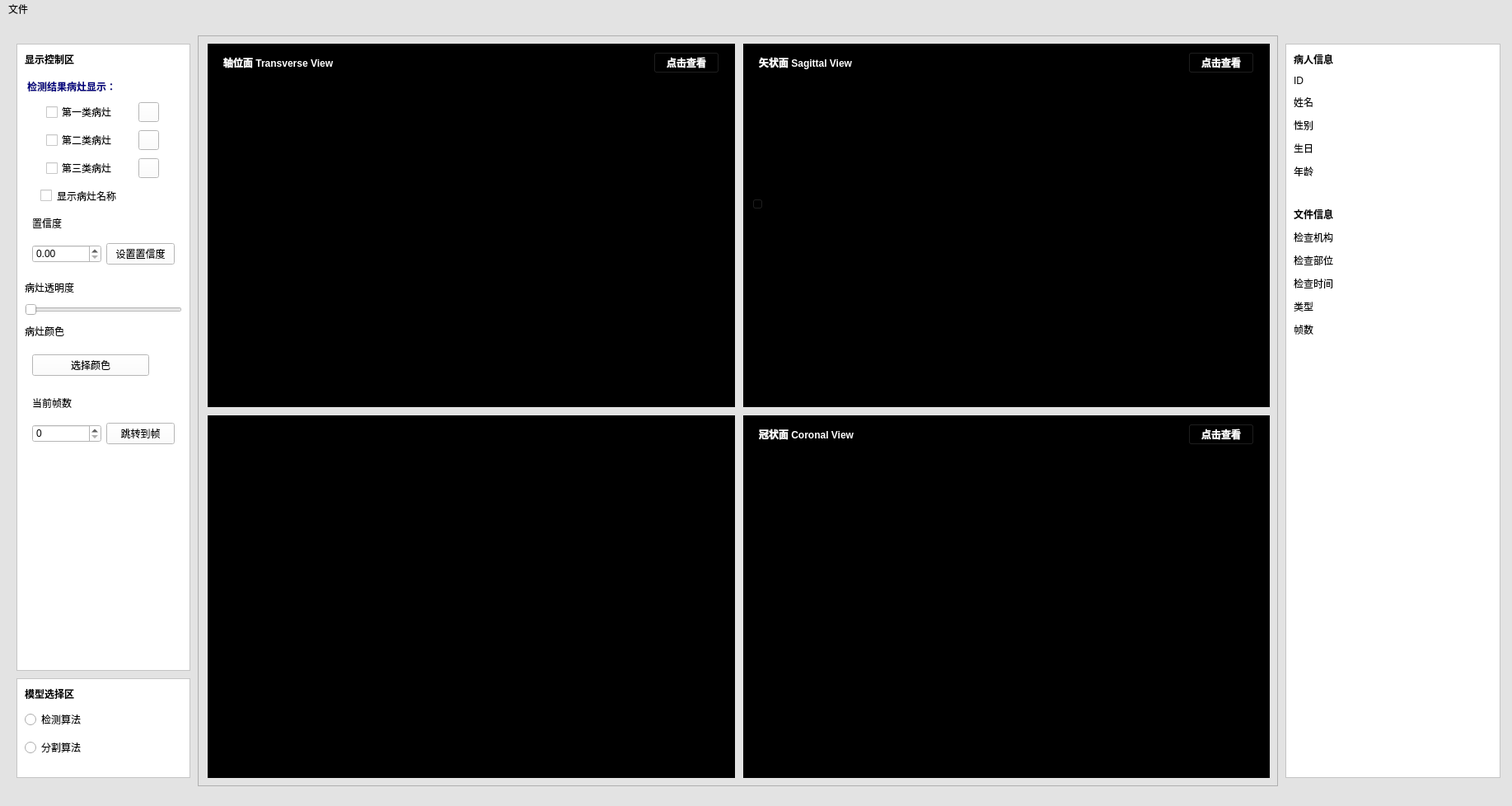
<?xml version="1.0" encoding="UTF-8"?>
<ui version="4.0">
 <class>MainWindow</class>
 <widget class="QMainWindow" name="MainWindow">
  <property name="geometry">
   <rect>
    <x>0</x>
    <y>0</y>
    <width>1835</width>
    <height>978</height>
   </rect>
  </property>
  <property name="sizePolicy">
   <sizepolicy hsizetype="Fixed" vsizetype="Maximum">
    <horstretch>0</horstretch>
    <verstretch>0</verstretch>
   </sizepolicy>
  </property>
  <property name="maximumSize">
   <size>
    <width>16777215</width>
    <height>16777215</height>
   </size>
  </property>
  <property name="baseSize">
   <size>
    <width>615</width>
    <height>0</height>
   </size>
  </property>
  <property name="windowTitle">
   <string>MainWindow</string>
  </property>
  <property name="toolTipDuration">
   <number>-5</number>
  </property>
  <property name="styleSheet">
   <string notr="true">background-color: rgb(227, 227, 227);</string>
  </property>
  <widget class="QWidget" name="centralwidget">
   <widget class="QFrame" name="showControl">
    <property name="geometry">
     <rect>
      <x>20</x>
      <y>30</y>
      <width>211</width>
      <height>761</height>
     </rect>
    </property>
    <property name="styleSheet">
     <string notr="true">background-color: rgb(255,255,255);</string>
    </property>
    <property name="frameShape">
     <enum>QFrame::StyledPanel</enum>
    </property>
    <property name="frameShadow">
     <enum>QFrame::Raised</enum>
    </property>
    <layout class="QVBoxLayout" name="verticalLayout">
     <property name="spacing">
      <number>10</number>
     </property>
     <item>
      <widget class="QLabel" name="label">
       <property name="styleSheet">
        <string notr="true">fontsize: 15px; font-weight: bold</string>
       </property>
       <property name="text">
        <string>显示控制区</string>
       </property>
      </widget>
     </item>
     <item>
      <widget class="QLabel" name="label_7">
       <property name="styleSheet">
        <string notr="true">font-weight: bold; color:rgb(0, 0, 127);margin-top:5px</string>
       </property>
       <property name="text">
        <string>检测结果病灶显示：</string>
       </property>
      </widget>
     </item>
     <item>
      <widget class="QWidget" name="firstControl" native="true">
       <layout class="QHBoxLayout" name="horizontalLayout_4">
        <property name="leftMargin">
         <number>5</number>
        </property>
        <property name="topMargin">
         <number>0</number>
        </property>
        <property name="rightMargin">
         <number>5</number>
        </property>
        <property name="bottomMargin">
         <number>0</number>
        </property>
        <item>
         <widget class="QCheckBox" name="checkBox">
          <property name="sizePolicy">
           <sizepolicy hsizetype="Maximum" vsizetype="Fixed">
            <horstretch>0</horstretch>
            <verstretch>0</verstretch>
           </sizepolicy>
          </property>
          <property name="text">
           <string>第一类病灶</string>
          </property>
         </widget>
        </item>
        <item>
         <widget class="QPushButton" name="firstColor">
          <property name="sizePolicy">
           <sizepolicy hsizetype="Maximum" vsizetype="Maximum">
            <horstretch>0</horstretch>
            <verstretch>0</verstretch>
           </sizepolicy>
          </property>
          <property name="minimumSize">
           <size>
            <width>25</width>
            <height>0</height>
           </size>
          </property>
          <property name="maximumSize">
           <size>
            <width>25</width>
            <height>25</height>
           </size>
          </property>
          <property name="baseSize">
           <size>
            <width>0</width>
            <height>0</height>
           </size>
          </property>
          <property name="text">
           <string/>
          </property>
         </widget>
        </item>
       </layout>
      </widget>
     </item>
     <item>
      <widget class="QWidget" name="secondControl" native="true">
       <layout class="QHBoxLayout" name="horizontalLayout_5">
        <property name="leftMargin">
         <number>5</number>
        </property>
        <property name="topMargin">
         <number>0</number>
        </property>
        <property name="rightMargin">
         <number>5</number>
        </property>
        <property name="bottomMargin">
         <number>0</number>
        </property>
        <item>
         <widget class="QCheckBox" name="checkBox_5">
          <property name="sizePolicy">
           <sizepolicy hsizetype="Maximum" vsizetype="Fixed">
            <horstretch>0</horstretch>
            <verstretch>0</verstretch>
           </sizepolicy>
          </property>
          <property name="text">
           <string>第二类病灶</string>
          </property>
         </widget>
        </item>
        <item>
         <widget class="QPushButton" name="secondColor">
          <property name="sizePolicy">
           <sizepolicy hsizetype="Maximum" vsizetype="Maximum">
            <horstretch>0</horstretch>
            <verstretch>0</verstretch>
           </sizepolicy>
          </property>
          <property name="minimumSize">
           <size>
            <width>25</width>
            <height>0</height>
           </size>
          </property>
          <property name="maximumSize">
           <size>
            <width>25</width>
            <height>25</height>
           </size>
          </property>
          <property name="baseSize">
           <size>
            <width>0</width>
            <height>0</height>
           </size>
          </property>
          <property name="text">
           <string/>
          </property>
         </widget>
        </item>
       </layout>
      </widget>
     </item>
     <item>
      <widget class="QWidget" name="thirdControl" native="true">
       <layout class="QHBoxLayout" name="horizontalLayout_6">
        <property name="leftMargin">
         <number>5</number>
        </property>
        <property name="topMargin">
         <number>0</number>
        </property>
        <property name="rightMargin">
         <number>5</number>
        </property>
        <property name="bottomMargin">
         <number>0</number>
        </property>
        <item>
         <widget class="QCheckBox" name="checkBox_6">
          <property name="sizePolicy">
           <sizepolicy hsizetype="Maximum" vsizetype="Fixed">
            <horstretch>0</horstretch>
            <verstretch>0</verstretch>
           </sizepolicy>
          </property>
          <property name="text">
           <string>第三类病灶</string>
          </property>
         </widget>
        </item>
        <item>
         <widget class="QPushButton" name="pushButton_5">
          <property name="sizePolicy">
           <sizepolicy hsizetype="Maximum" vsizetype="Maximum">
            <horstretch>0</horstretch>
            <verstretch>0</verstretch>
           </sizepolicy>
          </property>
          <property name="minimumSize">
           <size>
            <width>25</width>
            <height>0</height>
           </size>
          </property>
          <property name="maximumSize">
           <size>
            <width>25</width>
            <height>25</height>
           </size>
          </property>
          <property name="baseSize">
           <size>
            <width>0</width>
            <height>0</height>
           </size>
          </property>
          <property name="text">
           <string/>
          </property>
         </widget>
        </item>
       </layout>
      </widget>
     </item>
     <item>
      <widget class="QCheckBox" name="checkBox_2">
       <property name="styleSheet">
        <string notr="true">margin-left: 19px; margin-top: 2px</string>
       </property>
       <property name="text">
        <string>显示病灶名称</string>
       </property>
      </widget>
     </item>
     <item>
      <widget class="QWidget" name="widget_8" native="true">
       <layout class="QHBoxLayout" name="horizontalLayout_11">
        <property name="topMargin">
         <number>5</number>
        </property>
        <property name="bottomMargin">
         <number>5</number>
        </property>
        <item>
         <widget class="QLabel" name="label_9">
          <property name="text">
           <string>置信度</string>
          </property>
         </widget>
        </item>
        <item>
         <widget class="QLabel" name="ratio">
          <property name="text">
           <string/>
          </property>
         </widget>
        </item>
       </layout>
      </widget>
     </item>
     <item>
      <widget class="QWidget" name="widget_7" native="true">
       <layout class="QHBoxLayout" name="horizontalLayout_10">
        <property name="topMargin">
         <number>0</number>
        </property>
        <item>
         <widget class="QDoubleSpinBox" name="doubleSpinBox"/>
        </item>
        <item>
         <widget class="QPushButton" name="setRatio">
          <property name="text">
           <string>设置置信度</string>
          </property>
         </widget>
        </item>
       </layout>
      </widget>
     </item>
     <item>
      <widget class="QLabel" name="label_2">
       <property name="text">
        <string>病灶透明度</string>
       </property>
      </widget>
     </item>
     <item>
      <widget class="QSlider" name="horizontalSlider">
       <property name="orientation">
        <enum>Qt::Horizontal</enum>
       </property>
      </widget>
     </item>
     <item>
      <widget class="QLabel" name="label_3">
       <property name="text">
        <string>病灶颜色</string>
       </property>
      </widget>
     </item>
     <item>
      <widget class="QWidget" name="widget" native="true">
       <layout class="QHBoxLayout" name="horizontalLayout">
        <item>
         <widget class="QPushButton" name="colorPickerTrigger">
          <property name="sizePolicy">
           <sizepolicy hsizetype="Minimum" vsizetype="Fixed">
            <horstretch>0</horstretch>
            <verstretch>0</verstretch>
           </sizepolicy>
          </property>
          <property name="text">
           <string>选择颜色</string>
          </property>
         </widget>
        </item>
        <item>
         <widget class="QLabel" name="colorLabel">
          <property name="sizePolicy">
           <sizepolicy hsizetype="Maximum" vsizetype="Maximum">
            <horstretch>0</horstretch>
            <verstretch>0</verstretch>
           </sizepolicy>
          </property>
          <property name="minimumSize">
           <size>
            <width>25</width>
            <height>25</height>
           </size>
          </property>
          <property name="maximumSize">
           <size>
            <width>25</width>
            <height>25</height>
           </size>
          </property>
          <property name="text">
           <string/>
          </property>
         </widget>
        </item>
       </layout>
      </widget>
     </item>
     <item>
      <widget class="QWidget" name="widget_3" native="true">
       <layout class="QHBoxLayout" name="horizontalLayout_3">
        <property name="topMargin">
         <number>5</number>
        </property>
        <property name="bottomMargin">
         <number>5</number>
        </property>
        <item>
         <widget class="QLabel" name="label_4">
          <property name="text">
           <string>当前帧数</string>
          </property>
         </widget>
        </item>
        <item>
         <widget class="QLabel" name="frameIndexLable">
          <property name="text">
           <string/>
          </property>
         </widget>
        </item>
       </layout>
      </widget>
     </item>
     <item>
      <widget class="QWidget" name="widget_2" native="true">
       <layout class="QHBoxLayout" name="horizontalLayout_2">
        <property name="topMargin">
         <number>0</number>
        </property>
        <item>
         <widget class="QSpinBox" name="frameIndexSpinBox"/>
        </item>
        <item>
         <widget class="QPushButton" name="pushButton">
          <property name="text">
           <string>跳转到帧</string>
          </property>
         </widget>
        </item>
       </layout>
      </widget>
     </item>
     <item>
      <spacer name="verticalSpacer">
       <property name="orientation">
        <enum>Qt::Vertical</enum>
       </property>
       <property name="sizeHint" stdset="0">
        <size>
         <width>20</width>
         <height>40</height>
        </size>
       </property>
      </spacer>
     </item>
    </layout>
   </widget>
   <widget class="QFrame" name="modelChoose">
    <property name="geometry">
     <rect>
      <x>20</x>
      <y>800</y>
      <width>211</width>
      <height>121</height>
     </rect>
    </property>
    <property name="styleSheet">
     <string notr="true">background-color: rgb(255, 255, 255);</string>
    </property>
    <property name="frameShape">
     <enum>QFrame::StyledPanel</enum>
    </property>
    <property name="frameShadow">
     <enum>QFrame::Raised</enum>
    </property>
    <layout class="QVBoxLayout" name="verticalLayout_2">
     <property name="spacing">
      <number>10</number>
     </property>
     <item>
      <widget class="QLabel" name="label_5">
       <property name="styleSheet">
        <string notr="true">fontsize: 15px; font-weight: bold</string>
       </property>
       <property name="text">
        <string>模型选择区</string>
       </property>
      </widget>
     </item>
     <item>
      <widget class="QRadioButton" name="radioButton">
       <property name="text">
        <string>检测算法</string>
       </property>
      </widget>
     </item>
     <item>
      <widget class="QRadioButton" name="radioButton_2">
       <property name="text">
        <string>分割算法</string>
       </property>
      </widget>
     </item>
     <item>
      <spacer name="verticalSpacer_2">
       <property name="orientation">
        <enum>Qt::Vertical</enum>
       </property>
       <property name="sizeHint" stdset="0">
        <size>
         <width>20</width>
         <height>40</height>
        </size>
       </property>
      </spacer>
     </item>
    </layout>
   </widget>
   <widget class="QFrame" name="Info">
    <property name="geometry">
     <rect>
      <x>1560</x>
      <y>30</y>
      <width>261</width>
      <height>891</height>
     </rect>
    </property>
    <property name="styleSheet">
     <string notr="true">background-color: rgb(255, 255, 255)</string>
    </property>
    <property name="frameShape">
     <enum>QFrame::StyledPanel</enum>
    </property>
    <property name="frameShadow">
     <enum>QFrame::Raised</enum>
    </property>
    <layout class="QVBoxLayout" name="verticalLayout_3">
     <property name="spacing">
      <number>10</number>
     </property>
     <item>
      <widget class="QLabel" name="label_6">
       <property name="styleSheet">
        <string notr="true">fontsize: 15px; font-weight: bold</string>
       </property>
       <property name="text">
        <string>病人信息</string>
       </property>
      </widget>
     </item>
     <item>
      <widget class="QLabel" name="pid">
       <property name="text">
        <string>ID</string>
       </property>
      </widget>
     </item>
     <item>
      <widget class="QLabel" name="name">
       <property name="text">
        <string>姓名</string>
       </property>
      </widget>
     </item>
     <item>
      <widget class="QLabel" name="sex">
       <property name="text">
        <string>性别</string>
       </property>
      </widget>
     </item>
     <item>
      <widget class="QLabel" name="birthday">
       <property name="text">
        <string>生日</string>
       </property>
      </widget>
     </item>
     <item>
      <widget class="QLabel" name="age">
       <property name="text">
        <string>年龄</string>
       </property>
      </widget>
     </item>
     <item>
      <widget class="QLabel" name="label_12">
       <property name="text">
        <string/>
       </property>
      </widget>
     </item>
     <item>
      <widget class="QLabel" name="label_13">
       <property name="styleSheet">
        <string notr="true">fontsize: 15px; font-weight: bold</string>
       </property>
       <property name="text">
        <string>文件信息</string>
       </property>
      </widget>
     </item>
     <item>
      <widget class="QLabel" name="institution">
       <property name="text">
        <string>检查机构</string>
       </property>
       <property name="wordWrap">
        <bool>true</bool>
       </property>
      </widget>
     </item>
     <item>
      <widget class="QLabel" name="part">
       <property name="text">
        <string>检查部位</string>
       </property>
      </widget>
     </item>
     <item>
      <widget class="QLabel" name="time">
       <property name="text">
        <string>检查时间</string>
       </property>
       <property name="wordWrap">
        <bool>true</bool>
       </property>
      </widget>
     </item>
     <item>
      <widget class="QLabel" name="modality">
       <property name="text">
        <string>类型</string>
       </property>
      </widget>
     </item>
     <item>
      <widget class="QLabel" name="frameNum">
       <property name="text">
        <string>帧数</string>
       </property>
      </widget>
     </item>
     <item>
      <spacer name="verticalSpacer_3">
       <property name="orientation">
        <enum>Qt::Vertical</enum>
       </property>
       <property name="sizeHint" stdset="0">
        <size>
         <width>20</width>
         <height>40</height>
        </size>
       </property>
      </spacer>
     </item>
    </layout>
   </widget>
   <widget class="QFrame" name="rhreeView">
    <property name="geometry">
     <rect>
      <x>240</x>
      <y>20</y>
      <width>1311</width>
      <height>911</height>
     </rect>
    </property>
    <property name="frameShape">
     <enum>QFrame::StyledPanel</enum>
    </property>
    <property name="frameShadow">
     <enum>QFrame::Raised</enum>
    </property>
    <layout class="QGridLayout" name="gridLayout">
     <property name="leftMargin">
      <number>11</number>
     </property>
     <property name="spacing">
      <number>10</number>
     </property>
     <item row="1" column="1">
      <widget class="QFrame" name="coronal">
       <property name="autoFillBackground">
        <bool>false</bool>
       </property>
       <property name="styleSheet">
        <string notr="true">background-color: rgb(0, 0, 0);</string>
       </property>
       <property name="frameShape">
        <enum>QFrame::StyledPanel</enum>
       </property>
       <property name="frameShadow">
        <enum>QFrame::Raised</enum>
       </property>
       <layout class="QVBoxLayout" name="verticalLayout_7">
        <item>
         <widget class="QWidget" name="widget_6" native="true">
          <layout class="QHBoxLayout" name="horizontalLayout_9">
           <property name="spacing">
            <number>0</number>
           </property>
           <property name="topMargin">
            <number>0</number>
           </property>
           <property name="bottomMargin">
            <number>11</number>
           </property>
           <item>
            <widget class="QLabel" name="label_24">
             <property name="sizePolicy">
              <sizepolicy hsizetype="Minimum" vsizetype="Fixed">
               <horstretch>0</horstretch>
               <verstretch>0</verstretch>
              </sizepolicy>
             </property>
             <property name="styleSheet">
              <string notr="true">color:rgb(255, 255, 255);font-weight: bold; font-size: 15;</string>
             </property>
             <property name="text">
              <string>冠状面 Coronal View</string>
             </property>
            </widget>
           </item>
           <item>
            <widget class="QPushButton" name="viewCoro">
             <property name="sizePolicy">
              <sizepolicy hsizetype="Fixed" vsizetype="Fixed">
               <horstretch>0</horstretch>
               <verstretch>0</verstretch>
              </sizepolicy>
             </property>
             <property name="layoutDirection">
              <enum>Qt::LeftToRight</enum>
             </property>
             <property name="styleSheet">
              <string notr="true">color: rgb(255, 255, 255);font-weight: bold; font-size: 15;</string>
             </property>
             <property name="text">
              <string>点击查看</string>
             </property>
            </widget>
           </item>
          </layout>
         </widget>
        </item>
        <item>
         <spacer name="verticalSpacer_11">
          <property name="orientation">
           <enum>Qt::Vertical</enum>
          </property>
          <property name="sizeHint" stdset="0">
           <size>
            <width>20</width>
            <height>40</height>
           </size>
          </property>
         </spacer>
        </item>
       </layout>
      </widget>
     </item>
     <item row="1" column="0">
      <widget class="QFrame" name="frame_7">
       <property name="autoFillBackground">
        <bool>false</bool>
       </property>
       <property name="styleSheet">
        <string notr="true">background-color: rgb(0, 0, 0);</string>
       </property>
       <property name="frameShape">
        <enum>QFrame::StyledPanel</enum>
       </property>
       <property name="frameShadow">
        <enum>QFrame::Raised</enum>
       </property>
       <layout class="QVBoxLayout" name="verticalLayout_6">
        <item>
         <widget class="QLabel" name="label_22">
          <property name="sizePolicy">
           <sizepolicy hsizetype="Fixed" vsizetype="Fixed">
            <horstretch>0</horstretch>
            <verstretch>0</verstretch>
           </sizepolicy>
          </property>
          <property name="styleSheet">
           <string notr="true">color:rgb(255, 255, 255);font-weight: bold; font-size: 15;</string>
          </property>
          <property name="text">
           <string/>
          </property>
         </widget>
        </item>
        <item>
         <spacer name="verticalSpacer_8">
          <property name="orientation">
           <enum>Qt::Vertical</enum>
          </property>
          <property name="sizeHint" stdset="0">
           <size>
            <width>20</width>
            <height>40</height>
           </size>
          </property>
         </spacer>
        </item>
        <item>
         <widget class="QLabel" name="label_23">
          <property name="text">
           <string/>
          </property>
         </widget>
        </item>
        <item>
         <spacer name="verticalSpacer_9">
          <property name="orientation">
           <enum>Qt::Vertical</enum>
          </property>
          <property name="sizeHint" stdset="0">
           <size>
            <width>20</width>
            <height>40</height>
           </size>
          </property>
         </spacer>
        </item>
       </layout>
      </widget>
     </item>
     <item row="0" column="1">
      <widget class="QFrame" name="sagittal">
       <property name="autoFillBackground">
        <bool>false</bool>
       </property>
       <property name="styleSheet">
        <string notr="true">background-color: rgb(0, 0, 0);</string>
       </property>
       <property name="frameShape">
        <enum>QFrame::StyledPanel</enum>
       </property>
       <property name="frameShadow">
        <enum>QFrame::Raised</enum>
       </property>
       <layout class="QVBoxLayout" name="verticalLayout_5">
        <item>
         <widget class="QWidget" name="widget_5" native="true">
          <layout class="QHBoxLayout" name="horizontalLayout_8">
           <property name="topMargin">
            <number>0</number>
           </property>
           <property name="bottomMargin">
            <number>11</number>
           </property>
           <item>
            <widget class="QLabel" name="label_20">
             <property name="sizePolicy">
              <sizepolicy hsizetype="Minimum" vsizetype="Fixed">
               <horstretch>0</horstretch>
               <verstretch>0</verstretch>
              </sizepolicy>
             </property>
             <property name="styleSheet">
              <string notr="true">color:rgb(255, 255, 255);font-weight: bold; font-size: 15;</string>
             </property>
             <property name="text">
              <string>矢状面 Sagittal View</string>
             </property>
            </widget>
           </item>
           <item>
            <widget class="QPushButton" name="viewSagi">
             <property name="sizePolicy">
              <sizepolicy hsizetype="Fixed" vsizetype="Fixed">
               <horstretch>0</horstretch>
               <verstretch>0</verstretch>
              </sizepolicy>
             </property>
             <property name="layoutDirection">
              <enum>Qt::LeftToRight</enum>
             </property>
             <property name="styleSheet">
              <string notr="true">color: rgb(255, 255, 255);font-weight: bold; font-size: 15;</string>
             </property>
             <property name="text">
              <string>点击查看</string>
             </property>
            </widget>
           </item>
          </layout>
         </widget>
        </item>
        <item>
         <spacer name="verticalSpacer_6">
          <property name="orientation">
           <enum>Qt::Vertical</enum>
          </property>
          <property name="sizeHint" stdset="0">
           <size>
            <width>20</width>
            <height>40</height>
           </size>
          </property>
         </spacer>
        </item>
        <item>
         <widget class="QLabel" name="sImage">
          <property name="maximumSize">
           <size>
            <width>615</width>
            <height>420</height>
           </size>
          </property>
          <property name="text">
           <string/>
          </property>
         </widget>
        </item>
        <item>
         <widget class="QSlider" name="frameIndexSlider">
          <property name="sizePolicy">
           <sizepolicy hsizetype="Minimum" vsizetype="Maximum">
            <horstretch>0</horstretch>
            <verstretch>0</verstretch>
           </sizepolicy>
          </property>
          <property name="styleSheet">
           <string notr="true"/>
          </property>
          <property name="orientation">
           <enum>Qt::Horizontal</enum>
          </property>
         </widget>
        </item>
        <item>
         <spacer name="verticalSpacer_7">
          <property name="orientation">
           <enum>Qt::Vertical</enum>
          </property>
          <property name="sizeHint" stdset="0">
           <size>
            <width>20</width>
            <height>40</height>
           </size>
          </property>
         </spacer>
        </item>
        <item>
         <spacer name="verticalSpacer_10">
          <property name="orientation">
           <enum>Qt::Vertical</enum>
          </property>
          <property name="sizeHint" stdset="0">
           <size>
            <width>20</width>
            <height>40</height>
           </size>
          </property>
         </spacer>
        </item>
       </layout>
      </widget>
     </item>
     <item row="0" column="0">
      <widget class="QFrame" name="transverse">
       <property name="autoFillBackground">
        <bool>false</bool>
       </property>
       <property name="styleSheet">
        <string notr="true">background-color: rgb(0, 0, 0);</string>
       </property>
       <property name="frameShape">
        <enum>QFrame::StyledPanel</enum>
       </property>
       <property name="frameShadow">
        <enum>QFrame::Raised</enum>
       </property>
       <layout class="QVBoxLayout" name="verticalLayout_4">
        <item>
         <widget class="QWidget" name="widget_4" native="true">
          <layout class="QHBoxLayout" name="horizontalLayout_7">
           <property name="spacing">
            <number>0</number>
           </property>
           <property name="sizeConstraint">
            <enum>QLayout::SetDefaultConstraint</enum>
           </property>
           <property name="topMargin">
            <number>0</number>
           </property>
           <property name="bottomMargin">
            <number>11</number>
           </property>
           <item>
            <widget class="QLabel" name="label_18">
             <property name="sizePolicy">
              <sizepolicy hsizetype="Minimum" vsizetype="Fixed">
               <horstretch>0</horstretch>
               <verstretch>0</verstretch>
              </sizepolicy>
             </property>
             <property name="styleSheet">
              <string notr="true">color:rgb(255, 255, 255);font-weight: bold; font-size: 15;</string>
             </property>
             <property name="text">
              <string>轴位面 Transverse View</string>
             </property>
            </widget>
           </item>
           <item>
            <widget class="QPushButton" name="viewTrans">
             <property name="sizePolicy">
              <sizepolicy hsizetype="Fixed" vsizetype="Fixed">
               <horstretch>0</horstretch>
               <verstretch>0</verstretch>
              </sizepolicy>
             </property>
             <property name="layoutDirection">
              <enum>Qt::LeftToRight</enum>
             </property>
             <property name="styleSheet">
              <string notr="true">color: rgb(255, 255, 255);font-weight: bold; font-size: 15;</string>
             </property>
             <property name="text">
              <string>点击查看</string>
             </property>
            </widget>
           </item>
          </layout>
         </widget>
        </item>
        <item>
         <spacer name="verticalSpacer_4">
          <property name="orientation">
           <enum>Qt::Vertical</enum>
          </property>
          <property name="sizeHint" stdset="0">
           <size>
            <width>20</width>
            <height>40</height>
           </size>
          </property>
         </spacer>
        </item>
        <item>
         <widget class="QLabel" name="tImage">
          <property name="maximumSize">
           <size>
            <width>615</width>
            <height>350</height>
           </size>
          </property>
          <property name="text">
           <string/>
          </property>
         </widget>
        </item>
        <item>
         <spacer name="verticalSpacer_5">
          <property name="orientation">
           <enum>Qt::Vertical</enum>
          </property>
          <property name="sizeHint" stdset="0">
           <size>
            <width>20</width>
            <height>40</height>
           </size>
          </property>
         </spacer>
        </item>
       </layout>
      </widget>
     </item>
    </layout>
   </widget>
  </widget>
  <widget class="QMenuBar" name="menubar">
   <property name="geometry">
    <rect>
     <x>0</x>
     <y>0</y>
     <width>1835</width>
     <height>26</height>
    </rect>
   </property>
   <widget class="QMenu" name="menu">
    <property name="title">
     <string>文件</string>
    </property>
    <addaction name="importFile"/>
    <addaction name="exportFile"/>
    <addaction name="uploadFile"/>
   </widget>
   <addaction name="menu"/>
  </widget>
  <widget class="QStatusBar" name="statusbar"/>
  <action name="importFile">
   <property name="text">
    <string>导入</string>
   </property>
  </action>
  <action name="exportFile">
   <property name="text">
    <string>导出</string>
   </property>
  </action>
  <action name="uploadFile">
   <property name="text">
    <string>上传</string>
   </property>
  </action>
 </widget>
 <resources/>
 <connections/>
</ui>
